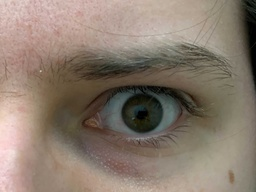
#> input picture patient_recognition/eye_data/brent-left.jpg, 256 x 192 px, shrunk from 4032 x 3024 before the run
$ python register.py
#> lines starting #> are read from the running program, lines starting #| are printed output that depends on the picture
#> (reads patient_recognition/db-config.json from the repository)
### patient_recognition/segmentation/search_inner_bound.py
##-----------------------------------------------------------------------------
##  Import
##-----------------------------------------------------------------------------
import numpy as np
from scipy import signal
from .contour_integral_circular import contour_integral_circular


# print("BOUNDARY")
##-----------------------------------------------------------------------------
##  Function
##-----------------------------------------------------------------------------
def search_inner_bound(img):
    """
    Description:
        Search for the inner boundary of the iris.

    Input:
        img:    The input iris image.

    Output:
        inner_y:    y-coordinate of the inner circle centre.
        inner_x:    x-coordinate of the inner circle centre.
        inner_r:    Radius of the inner circle.
    """
    # print("---searchInnerBound")

    # Integro-Differential operator coarse (jump-level precision)
    Y = img.shape[0]
    X = img.shape[1]
    sect = X/4 		# Width of the external marg in for which search is excluded
    minrad = 10
    maxrad = sect*0.8
    jump = 4 		# Precision of the coarse search, in pixels

    # Hough Space (y,x,r)
    sz = np.array([np.floor((Y-2*sect)/jump),
                    np.floor((X-2*sect)/jump),
                    np.floor((maxrad-minrad)/jump)]).astype(int)

    # Resolution of the circular integration
    integrationprecision = 1
    angs = np.arange(0, 2*np.pi, integrationprecision)
    x, y, r = np.meshgrid(np.arange(sz[1]),
                          np.arange(sz[0]),
                          np.arange(sz[2]))
    y = sect + y*jump
    x = sect + x*jump
    r = minrad + r*jump
    hs = contour_integral_circular(img, y, x, r, angs)

    # Hough Space Partial Derivative R
    hspdr = hs - hs[:, :, np.insert(np.arange(hs.shape[2]-1), 0, 0)]

    # Blur
    sm = 3 		# Size of the blurring mask
    # print(">>>>>>>>>>>>>>>>>>>>>>>>>", hspdr, hspdr.shape)
    hspdrs = signal.fftconvolve(hspdr, np.ones([sm,sm,sm]), mode="same")

    indmax = np.argmax(hspdrs.ravel())
    y,x,r = np.unravel_index(indmax, hspdrs.shape)


    inner_y = sect + y*jump
    inner_x = sect + x*jump
    inner_r = minrad + (r-1)*jump

    # Integro-Differential operator fine (pixel-level precision)
    integrationprecision = 0.1 		# Resolution of the circular integration
    angs = np.arange(0, 2*np.pi, integrationprecision)
    x, y, r = np.meshgrid(np.arange(jump*2),
                          np.arange(jump*2),
                          np.arange(jump*2))
    y = inner_y - jump + y
    x = inner_x - jump + x
    r = inner_r - jump + r
    hs = contour_integral_circular(img, y, x, r, angs)

    # Hough Space Partial Derivative R
    hspdr = hs - hs[:, :, np.insert(np.arange(hs.shape[2]-1), 0, 0)]

    # Bluring
    sm = 3 		# Size of the blurring mask
    hspdrs = signal.fftconvolve(hspdr, np.ones([sm,sm,sm]), mode="same")
    indmax = np.argmax(hspdrs.ravel())
    y,x,r = np.unravel_index(indmax, hspdrs.shape)

    inner_y = inner_y - jump + y
    inner_x = inner_x - jump + x
    inner_r = inner_r - jump + r - 1
    # print("INNERBOUND:", inner_y, inner_x, inner_r)
    return inner_y, inner_x, inner_r

### patient_recognition/segmentation/contour_integral_circular.py
import cv2
import numpy as np

def contour_integral_circular(imagen, y0, x0, r, angs):
    """
    Description:
        Performs contour circular integral using discrete Rie-mann approach.

    Input:
        imagen: The input iris image.
        y0:     The y-coordinate of the circle center.
        x0:     The x-coordinate of the circle center.
        r:      The radius of the circle.
        angs:   integration angles clockwise 0-2pi.

    Output:
        hs:     Hough space result (from integration)
    """

    # Get y, x
    y = np.zeros([len(angs), r.shape[0], r.shape[1], r.shape[2]], dtype=int)
    x = np.zeros([len(angs), r.shape[0], r.shape[1], r.shape[2]], dtype=int)
    for i in range(len(angs)):
        ang = angs[i]
        y[i, :, :, :] = np.round(y0 - np.cos(ang) * r).astype(int)
        x[i, :, :, :] = np.round(x0 + np.sin(ang) * r).astype(int)

    # Adapt y
    ind = np.where(y < 0)
    y[ind] = 0
    ind = np.where(y >= imagen.shape[0])
    y[ind] = imagen.shape[0] - 1

    # Adapt x
    ind = np.where(x < 0)
    x[ind] = 0
    ind = np.where(x >= imagen.shape[1])
    x[ind] = imagen.shape[1] - 1

    # Return
    hs = imagen[y, x]
    hs = np.sum(hs, axis=0)
    return hs.astype(float)

### patient_recognition/segmentation/segmentiris.py
import numpy as np
# from fnc.boundary import searchInnerBound, searchOuterBound
# from fnc.line import findline, linecoords
import multiprocessing as mp
import cv2
from matplotlib import pyplot as plt
import multiprocessing as mp
from .linecoords import linecoords
from .findline import findline
from .search_inner_bound import search_inner_bound
from .search_outer_bound import search_outer_bound


def segment(eyeimage, eyelashes_thres=80, use_multiprocess=False):
	"""
	Description:
		Segment the iris region from the eye image.
		Indicate the noise region.

	Input:
		eyeimage:			Eye image
		eyelashes_thres:   	Eyelashes threshold
		use_multiprocess:   	Use multiprocess to run

	Output:
		circleiris:		Centre coordinates and radius of iris boundary.
		circlepupil:	Centre coordinates and radius of pupil boundary.
		imagewithnoise:	Original image but with location of noise marked with NaN.
	"""
	# print("segment")
	# Find the iris boundary by Daugman's intefro-differential
	rowp, colp, rp = search_inner_bound(eyeimage)
	row, col, r = search_outer_bound(eyeimage, rowp, colp, rp)

	# Package pupil and iris boundaries
	rowp = np.round(rowp).astype(int)
	colp = np.round(colp).astype(int)
	rp = np.round(rp).astype(int)

	row = np.round(row).astype(int)
	col = np.round(col).astype(int)
	r = np.round(r).astype(int)

	circlepupil = [rowp, colp, rp]
	circleiris = [row, col, r]

	# Find top and bottom eyelid
	imsz = eyeimage.shape
	irl = np.round(row - r).astype(int)
	iru = np.round(row + r).astype(int)
	icl = np.round(col - r).astype(int)
	icu = np.round(col + r).astype(int)
	if irl < 0:
		irl = 0
	if icl < 0:
		icl = 0
	if iru >= imsz[0]:
		iru = imsz[0] - 1
	if icu >= imsz[1]:
		icu = imsz[1] - 1
	imageiris = eyeimage[irl: iru + 1, icl: icu + 1]

	# If use_multiprocess
	if use_multiprocess:
		ret_top = mp.Manager().dict()
		ret_bot = mp.Manager().dict()
		p_top = mp.Process(
			target=find_top_eyelid,
			args=(imsz, imageiris, irl, icl, rowp, rp, ret_top),
		)
		p_bot = mp.Process(
			target=find_bottom_eyelid,
			args=(imsz, imageiris, rowp, rp, irl, icl, ret_bot),
		)
		p_top.start()
		p_bot.start()
		p_top.join()
		p_bot.join()
		mask_top = ret_top[0]
		mask_bot = ret_bot[0]

	# If not use_multiprocess
	else:
		mask_top = find_top_eyelid(imsz, imageiris, irl, icl, rowp, rp)
		mask_bot = find_bottom_eyelid(imsz, imageiris, rowp, rp, irl, icl)

	# Mask the eye image, noise region is masked by NaN value
	imagewithnoise = eyeimage.astype(float)
	imagewithnoise = imagewithnoise + mask_top + mask_bot

	# For CASIA, eliminate eyelashes by threshold
	ref = eyeimage < eyelashes_thres
	coords = np.where(ref == 1)
	imagewithnoise[tuple(coords)] = np.nan

	# print("----SEGMENT", circleiris, circlepupil)
	return circleiris, circlepupil, imagewithnoise

#------------------------------------------------------------------------------
#               METHODS USED FOR MULTIPROCESSOR
#------------------------------------------------------------------------------
# [76 lines left out: functions find_top_eyelid, find_bottom_eyelid, not called in this run]

### patient_recognition/segmentation/search_outer_bound.py
import numpy as np
from scipy import signal
from .contour_integral_circular import contour_integral_circular

def search_outer_bound(img, inner_y, inner_x, inner_r):
    """
    Description:
        Search for the outer boundary of the iris.

    Input:
        img:        The input iris image.
        inner_y:    The y-coordinate of the inner circle centre.
        inner_x:    The x-coordinate of the inner circle centre.
        inner_r:    The radius of the inner circle.

    Output:
        outer_y:    y-coordinate of the outer circle centre.
        outer_x:    x-coordinate of the outer circle centre.
        outer_r:    Radius of the outer circle.
    """
    # print("---searchOuterBound")
    # Maximum displacement 15# (Daugman 2004)
    maxdispl = np.round(inner_r*0.15).astype(int)

    # 0.1 - 0.8 (Daugman 2004)
    minrad = np.round(inner_r/0.8).astype(int)
    maxrad = np.round(inner_r/0.3).astype(int)

    # # Hough Space (y,x,r)
    # hs = np.zeros([2*maxdispl, 2*maxdispl, maxrad-minrad])

    # Integration region, avoiding eyelids
    intreg = np.array([[2/6, 4/6], [8/6, 10/6]]) * np.pi

    # Resolution of the circular integration
    integrationprecision = 0.05
    angs = np.concatenate([np.arange(intreg[0,0], intreg[0,1], integrationprecision),
                            np.arange(intreg[1,0], intreg[1,1], integrationprecision)],
                            axis=0)
    x, y, r = np.meshgrid(np.arange(2*maxdispl),
                          np.arange(2*maxdispl),
                          np.arange(maxrad-minrad))
    y = inner_y - maxdispl + y
    x = inner_x - maxdispl + x
    r = minrad + r
    hs = contour_integral_circular(img, y, x, r, angs)

    # Hough Space Partial Derivative R
    hspdr = hs - hs[:, :, np.insert(np.arange(hs.shape[2]-1), 0, 0)]

    # Blur
    sm = 7 	# Size of the blurring mask
    hspdrs = signal.fftconvolve(hspdr, np.ones([sm,sm,sm]), mode="same")

    indmax = np.argmax(hspdrs.ravel())
    y,x,r = np.unravel_index(indmax, hspdrs.shape)

    outer_y = inner_y - maxdispl + y + 1
    outer_x = inner_x - maxdispl + x + 1
    outer_r = minrad + r - 1

    return outer_y, outer_x, outer_r

### patient_recognition/register.py
##-----------------------------------------------------------------------------
##  Import
##-----------------------------------------------------------------------------
import argparse, os, sys
from time import time
from scipy.io import savemat
import cv2
from segmentation.segmentiris import segment
from normalization.normalizeiris import normalizeiris
from normalization.encode import encode
import patient_db
import hashlib
import json

### SET UP DATABASE PATH-----------------------------------------------------------
with open('db-config.json') as f:
    config = json.load(f)


PATH = config['database-local-path']
DATABASE_NAME = config['database-name']
EYE_TEMPLATE_PATH = config['eye-template-folder-name']

try:
    if not os.path.exists(PATH):
        os.makedirs(PATH)
    try:
        if not os.path.exists(PATH + '/' + EYE_TEMPLATE_PATH):
            os.makedirs(PATH + '/' + EYE_TEMPLATE_PATH)
    except:
        print("[EXCEPTION]: eye-template directory path is not valid.")
except:
    print("[EXCEPTION]: database directory path is not valid.")


DATABASE_NAME = PATH + '/' + DATABASE_NAME

### -----------------------------------------------------------------------------------

# from fnc.extractFeature import extractFeature
# Segmentation parameters
eyelashes_thres = 80

# Normalisation parameters
radial_res = 20
angular_res = 240

# Feature encoding parameters
minWaveLength = 18
mult = 1
sigmaOnf = 0.5


#------------------------------------------------------------------------------
#	Argument parsing
#------------------------------------------------------------------------------
# _, left, right = sys.argv
# print(left, "-----", right)
use_multiprocess = True

# [12 lines of commented-out code are left out]


### ADD TO DATABASE
# [46 lines of commented-out code are left out]


if __name__=="__main__":
    # [22 lines of commented-out code are left out]
    firstname = "Brent"
    lastname = "Luker"
    DOB = "01-01-1990"
    surgery = "cataract surgery"

    left_eye_template = "eye_data/brent-left.jpg"
    right_eye_template = "eye_data/brent-right.jpg"
    target_eye = "left"


    print(">>> Registering left eye...")
    try:
        img = cv2.imread(left_eye_template, 0)
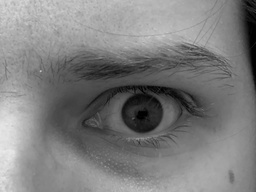
#> img: shape (192, 256); min 0, max 234, mean 126.1
    except:
        raise Exception("File not found.")

    # print(img)

    circleiris, circlepupil, imwithnoise = segment(img, eyelashes_thres, use_multiprocess)
#> in search_inner_bound, `indmax = np.argmax(hspdrs.ravel())`: indmax = 4033
#> in search_inner_bound, `y,x,r = np.unravel_index(indmax, hspdrs.shape)`: y = 12; x = 19; r = 3
#> in search_inner_bound, `inner_y = sect + y*jump`: inner_y = 112
#> in search_inner_bound, `inner_x = sect + x*jump`: inner_x = 140
#> in search_inner_bound, `inner_r = minrad + (r-1)*jump`: inner_r = 18
#> in search_inner_bound, `indmax = np.argmax(hspdrs.ravel())`: indmax = 374
#> in search_inner_bound, `y,x,r = np.unravel_index(indmax, hspdrs.shape)`: y = 5; x = 6
#> in search_inner_bound, `inner_y = inner_y - jump + y`: inner_y = 113
#> in search_inner_bound, `inner_x = inner_x - jump + x`: inner_x = 142
#> in search_inner_bound, `inner_r = inner_r - jump + r - 1`: inner_r = 19
#> in segment, `rowp, colp, rp = search_inner_bound(eyeimage)`: rowp = 113; colp = 142; rp = 19
#> in search_outer_bound, `maxdispl = np.round(inner_r*0.15).astype(int)`: maxdispl = 3
#> in search_outer_bound, `minrad = np.round(inner_r/0.8).astype(int)`: minrad = 24
#> in search_outer_bound, `maxrad = np.round(inner_r/0.3).astype(int)`: maxrad = 63
#> in search_outer_bound, `indmax = np.argmax(hspdrs.ravel())`: indmax = 620
#> in search_outer_bound, `y,x,r = np.unravel_index(indmax, hspdrs.shape)`: y = 2; x = 3; r = 35
#> in search_outer_bound, `outer_y = inner_y - maxdispl + y + 1`: outer_y = 113
#> in search_outer_bound, `outer_x = inner_x - maxdispl + x + 1`: outer_x = 143
#> in search_outer_bound, `outer_r = minrad + r - 1`: outer_r = 58
#> in segment, `row, col, r = search_outer_bound(eyeimage, rowp, colp, rp)`: row = 113; col = 143; r = 58
#> in segment, `circlepupil = [rowp, colp, rp]`: circlepupil = [113, 142, 19]
#> in segment, `circleiris = [row, col, r]`: circleiris = [113, 143, 58]
#> in segment, `irl = np.round(row - r).astype(int)`: irl = 55
#> in segment, `iru = np.round(row + r).astype(int)`: iru = 171
#> in segment, `icl = np.round(col - r).astype(int)`: icl = 85
#> in segment, `icu = np.round(col + r).astype(int)`: icu = 201
#> in segment, `imageiris = eyeimage[irl: iru + 1, icl: icu + 1]`:
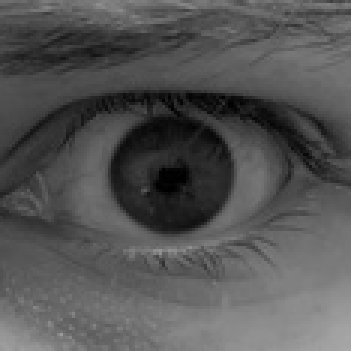
#> imageiris: shape (117, 117) (shown 3 times larger); min 0, max 168, mean 84.1
#> (the program exits here)
